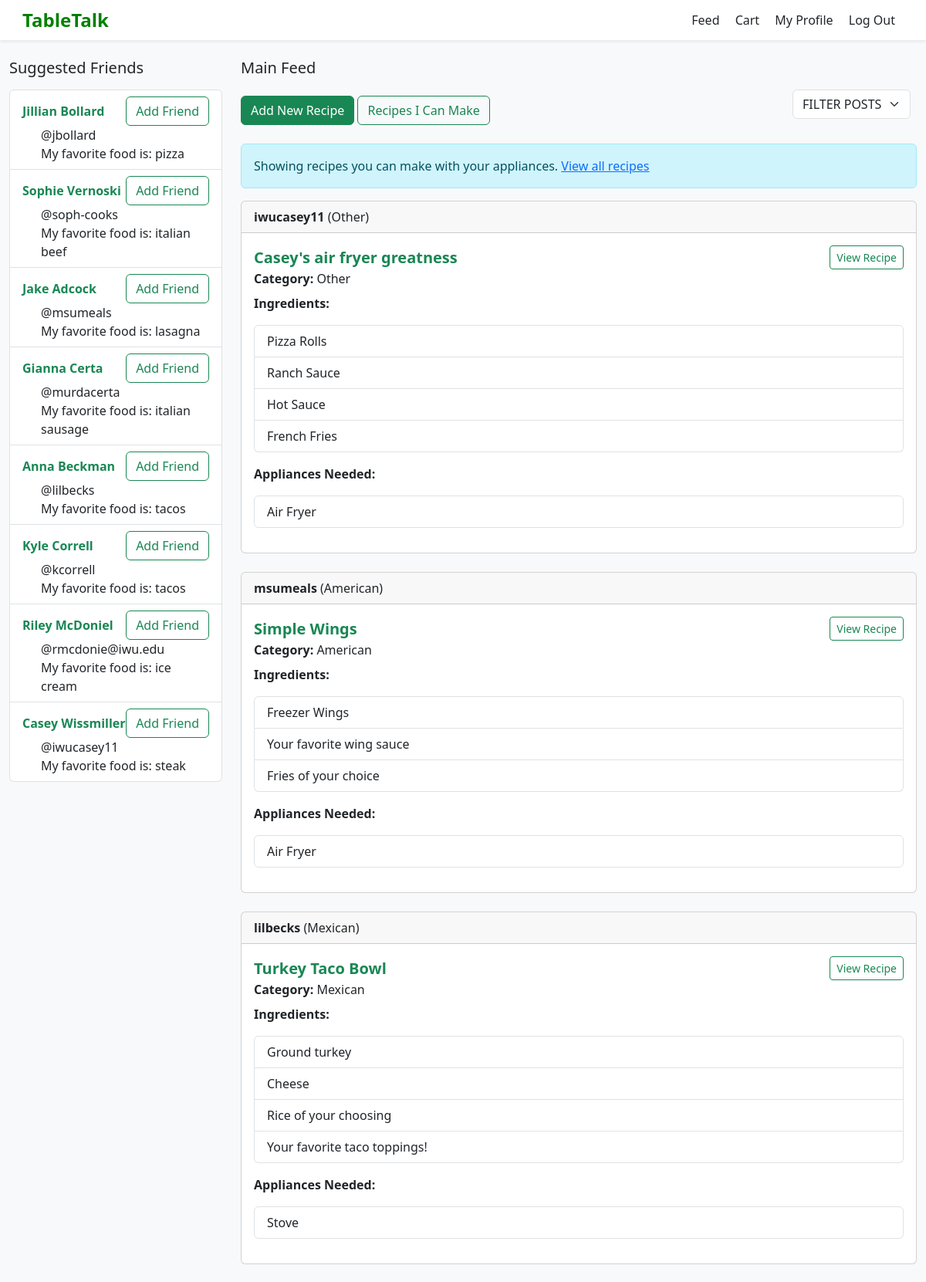
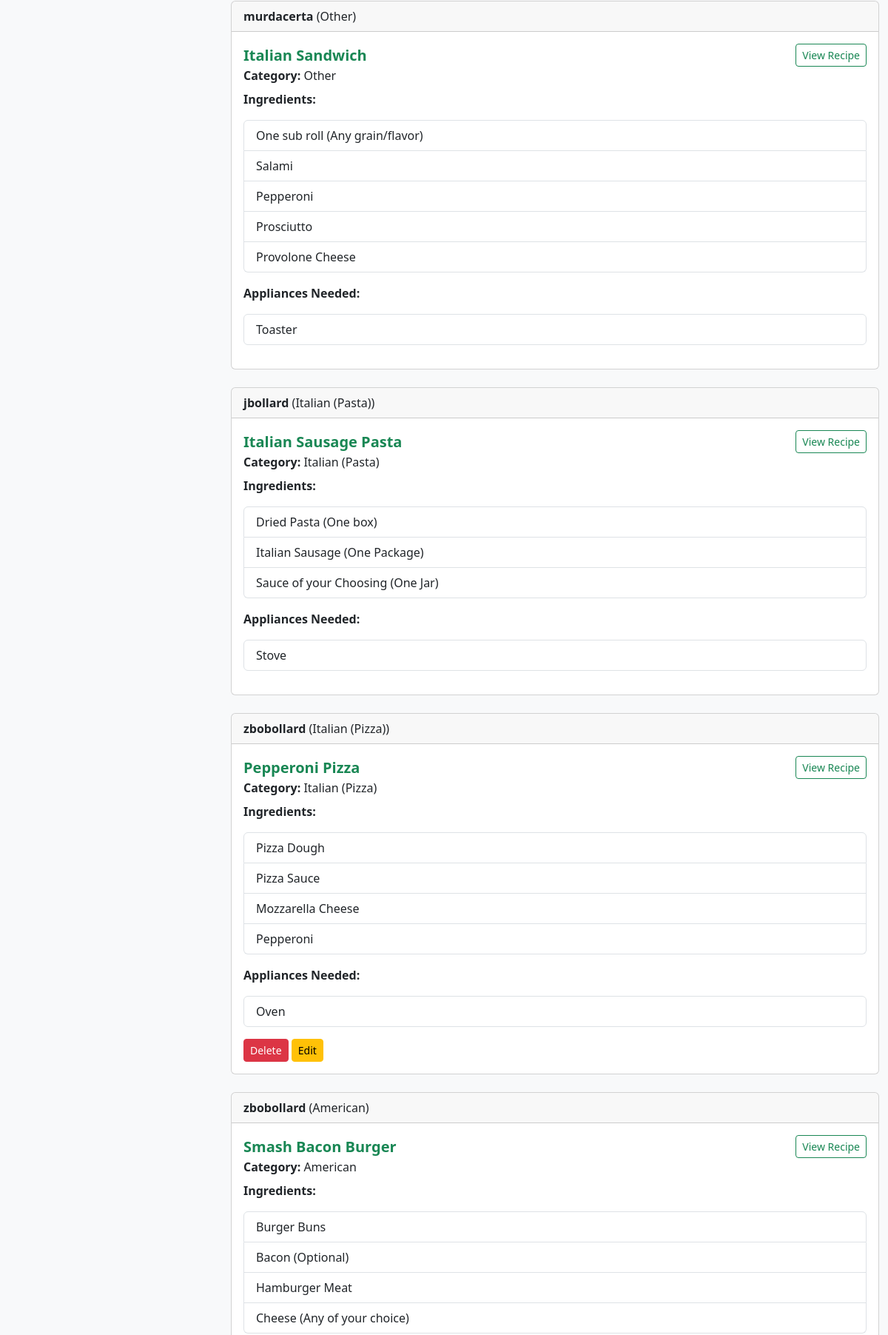
The app's page /filter_by_appliances (signed in, upper part) with its own data (2 pictures, top to bottom).
### tables this page shows
CREATE TABLE users (
    id INTEGER PRIMARY KEY AUTOINCREMENT,
    username TEXT NOT NULL,
    password TEXT NOT NULL,
    first_name TEXT NOT NULL,
    last_name TEXT NOT NULL,
    favorite_food TEXT NOT NULL
, cart);

CREATE TABLE "posts" (
    id INTEGER PRIMARY KEY AUTOINCREMENT,
    title TEXT NOT NULL,
    category TEXT NOT NULL,
    user_id INTEGER NOT NULL,
    appliance_id INTEGER, username, ingredients, steps, appliances,  -- now optional
    -- include any other columns you had
    FOREIGN KEY (user_id) REFERENCES users(id)
);

### app.py (the view)
@app.route('/filter_by_appliances')
def filter_by_appliances():
    if 'username' not in session:
        return redirect(url_for('welcome_page'))
    db = get_db()
    username = session['username']
    user_row = db.execute('SELECT id FROM users WHERE username = ?',
                          [username]).fetchone()
    user_id = user_row['id']
    user_appliances = db.execute('SELECT * FROM appliances WHERE user_id = ?',
                                 [user_id]).fetchone()
    posts = db.execute('SELECT * FROM posts ORDER BY id DESC').fetchall()
    filtered = []
    if not user_appliances:
        flash("Add your appliances first!")
        return redirect(url_for('my_profile'))
    for post in posts:
        post_appliance_str = post['appliances']
        if not post_appliance_str or post_appliance_str == "No Appliances Listed":
            filtered.append(post)
            continue
        appliances_list = post_appliance_str.split(',')
        needed = []
        for a in appliances_list:
            cleaned = a.strip().lower()
            needed.append(cleaned)
        can_make = True
        for appliance_name in needed:
            has_appliance = False
            if 'stove' in appliance_name:
                has_appliance = user_appliances['stove']
            elif 'oven' in appliance_name:
                has_appliance = user_appliances['oven']
            elif 'microwave' in appliance_name:
                has_appliance = user_appliances['microwave']
            elif 'blender' in appliance_name:
                has_appliance = user_appliances['blender']
            elif 'toaster' in appliance_name:
                has_appliance = user_appliances['toaster']
            elif 'air fryer' in appliance_name or 'air_fryer' in appliance_name:
                has_appliance = user_appliances['air_fryer']
            elif 'slow cooker' in appliance_name or 'slow_cooker' in appliance_name:
                has_appliance = user_appliances['slow_cooker']
            elif 'pressure cooker' in appliance_name or 'pressure_cooker' in appliance_name:
                has_appliance = user_appliances['pressure_cooker']
            elif 'grill' in appliance_name:
                has_appliance = user_appliances['grill']
            if not has_appliance:
                can_make = False
                break
        if can_make:
            filtered.append(post)
    friends = db.execute('SELECT first_name, last_name, username, favorite_food FROM users WHERE id != ?',
                         [user_id]).fetchall()
    return render_template('main_feed.html', posts=filtered, suggested_friends=friends, filtered_by_appliances=True)

### app.py (called while the page is built)
def connect_db():
    rv = sqlite3.connect(app.config['DATABASE'])
    rv.row_factory = sqlite3.Row
    return rv

def get_db():
    if not hasattr(g, 'sqlite_db'):
        g.sqlite_db = connect_db()
    return g.sqlite_db

### templates/main_feed.html (shortened to what this page needs)
{% extends "layout.html" %}
{% block content %}
<div class="container-fluid mt-4">
  <div class="row">
    <div class="col-md-3">
      <h5 class="mb-3">Suggested Friends</h5>
      <ul class="list-group">
          {% for friend in suggested_friends %}
              <div class="list-group-item">
                <div class="d-flex justify-content-between align-items-center">
                  <a href="{{ url_for('show_user_profile', username=friend.username) }}" class="text-success text-decoration-none">
                    <strong>{{ friend.first_name }} {{ friend.last_name }}</strong>
                  </a>
                  <button class="btn btn-outline-success">Add Friend</button>
                </div>
                <div class="ms-4" style="text-align: left">@{{ friend.username }}</div>
                <div class="ms-4"style="text-align: left">My favorite food is: {{ friend.favorite_food }}</div>
              </div>
          {% endfor %}
      </ul>
    </div>
    <div class="col-md-9">
      <h5 class="mb-3">Main Feed</h5>
      <div class="d-flex justify-content-between align-items-center mb-3">
        <div>
          <button type="button" class="btn btn-success" data-bs-toggle="modal" data-bs-target="#recipeModal">
            Add New Recipe
          </button>
          <a href="{{ url_for('filter_by_appliances') }}" class="btn btn-outline-success">
            Recipes I Can Make
          </a>
        </div>
        <form method="get" action="{{ url_for('filter_posts') }}" class="d-flex align-items-center mb-3">
          <select name="filter_category" class="form-select w-auto me-2" data-role="filter">
            <option value="FILTER POSTS" {% if selected_category == 'FILTER POSTS' or not selected_category %}selected{% endif %}>FILTER POSTS</option>
          </select>
        </form>
      </div>
      {% if filtered_by_appliances %}
      <div class="alert alert-info">
        Showing recipes you can make with your appliances.
        <a href="{{ url_for('show_feed') }}">View all recipes</a>
      </div>
      {% endif %}
      {% for post in posts %}
      <div class="card mb-4">
        <div class="card-header">
          <strong>{{ post.username }}</strong> ({{ post.category }})
        </div>
        <div class="card-body">
          <div class="d-flex justify-content-between align-items-center">
              <h5 class="card-title text-success fw-bold mb-0">{{ post.title }}</h5>
              <a href="{{ url_for('view_recipe', recipe_id=post.id) }}" class="btn btn-outline-success btn-sm">View Recipe</a>
          </div>
          <div class="mb-2"><strong>Category:</strong> {{ post.category }}</div>
          <p><strong>Ingredients:</strong></p>
          <ul class="list-group mb-3">
            {% for ingredient in post.ingredients.split('\n') %}
            <li class="list-group-item">{{ ingredient }}</li>
            {% endfor %}
          </ul>
          <p><strong>Appliances Needed:</strong></p>
            <ul class="list-group mb-3">
              {% for appliance in post.appliances.split(',') %}
                <li class="list-group-item">{{ appliance.strip() }}</li>
              {% endfor %}
            </ul>
          {% if post.username == session['username'] %}
          <div class="mt-2">
            <form method="POST" action="{{ url_for('delete_post', post_id=post.id) }}" style="display:inline;">
              <button type="submit" class="btn btn-danger btn-sm">Delete</button>
            </form>
            <button type="button"
                    class="btn btn-warning btn-sm"
                    data-bs-toggle="modal"
                    data-bs-target="#editModal"
                    data-id="{{ post.id }}"
                    data-title="{{ post.title }}"
                    data-category="{{ post.category }}"
                    data-ingredients="{{ post.ingredients | escape }}"
                    data-steps="{{ post.steps | escape }}"
                    data-appliances="{{ post.appliances | escape }}">
              Edit</button>
          </div>
          {% endif %}
        </div>
      </div>
      {% endfor %}
    </div>
  </div>
</div>
{% endblock %}

### templates/layout.html (style rules this page uses)
body { background-color: #f8f9fa; }

### records on screen
users: first_name "Jillian", last_name "Bollard", username "jbollard", favorite_food "pizza"
users: first_name "Sophie", last_name "Vernoski", username "soph-cooks", favorite_food "italian beef"
users: first_name "Jake", last_name "Adcock", username "msumeals", favorite_food "lasagna"
users: first_name "Gianna", last_name "Certa", username "murdacerta", favorite_food "italian sausage"
users: first_name "Anna", last_name "Beckman", username "lilbecks", favorite_food "tacos"
users: first_name "Kyle", last_name "Correll", username "kcorrell", favorite_food "tacos"
users: first_name "Riley", last_name "McDoniel", username "rmcdonie@iwu.edu", favorite_food "ice cream"
users: first_name "Casey", last_name "Wissmiller", username "iwucasey11", favorite_food "steak"
posts: username "iwucasey11", category "Other", title "Casey's air fryer greatness", ingredient "Pizza Rolls" "Ranch Sauce" "Hot Sauce" "French Fries", strip "Air Fryer"
posts: username "msumeals", category "American", title "Simple Wings", ingredient "Freezer Wings" "Your favorite wing sauce" "Fries of your choice", strip "Air Fryer"
posts: username "lilbecks", category "Mexican", title "Turkey Taco Bowl", ingredient "Ground turkey" "Cheese" "Rice of your choosing" "Your favorite taco toppings!", strip "Stove"
posts: username "murdacerta", category "Other", title "Italian Sandwich", ingredient "One sub roll (Any grain/flavor)" "Salami" "Pepperoni" "Prosciutto" "Provolone Cheese", strip "Toaster"
posts: username "jbollard", category "Italian (Pasta)", title "Italian Sausage Pasta", ingredient "Dried Pasta (One box)" "Italian Sausage (One Package)" "Sauce of your Choosing (One Jar)", strip "Stove"
posts: username "zbobollard", category "Italian (Pizza)", title "Pepperoni Pizza", ingredient "Pizza Dough" "Pizza Sauce" "Mozzarella Cheese" "Pepperoni", strip "Oven"
posts: username "zbobollard", category "American", title "Smash Bacon Burger", ingredient "Burger Buns" "Bacon (Optional)" "Hamburger Meat" "Cheese (Any of your choice)"
